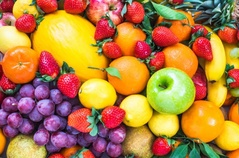
//> input picture SplitAndMergeColor/Images/mixed-fruits.jpg, 239 x 158 px, shrunk from 700 x 462 before the run
$ ./splitmerge_color Images/mixed-fruits.jpg 3 3   (built with g++ and OpenCV 4)
//> lines starting //> are read from the running program, lines starting //| are printed output that depends on the picture
#include <opencv2/opencv.hpp>
#include <iostream>
#include <math.h>
#include <cstdlib>

//Split and Merge:
//The split and merge algorithm, like the region growing, is an algorithm that aim to the segmentation of the image.
//Differently from the region growing algorithm, that follow a bottom-up approach, the split and merge algorithm is a
//top-down methodology.
//The algorithm itself is explanatory: At each pass, if the current analyzed region of the image does not respect a critery
//of omogenity P(Ri), the region is divided in four subregion, and each of those region are processed aswell, getting splitted
//if they do not respect the P(Ri) and so on, until the P(Ri) is respected or the minimum split size has been met.
//Each region splitted is pushed into a vector of regions splitted by this criteria.
//When all the splitting is done, we must analyze this vector of splitted region to merge all the similar region.
//How? we first calculate all the adjacence from a region to all his neighbor (N,S,E,W, excluding the diagonal neighbor)
//And then proceed to merge all the adjacent region with a similar P(Ri), after the adjacence calculation.
//We can calculate the P(Ri) with the variance of the entire region: given the average intensity of a given region,
//Calculate the variance by the formul pow(average-pixel(x,y),2) or with the deviation standard given by the
//euclidean distance of two pixel: norm(average_pixel - pixel(x,y)).
//Note: pixel(x,y) represent each pixel of the region that we would like to know the average.

using namespace std;
using namespace cv;

//Public image used at the creation of a new region or in the process of the building of an image to avoid passing
//heavy matrix objects through function.
Mat public_image;

//Class that simply represent the average pixel value utilizied into a specific region to take track of the total sum
//of the element of that region. We do not memorize the pixel number into this class because we already have it into the
//region attributes. We just accumulate the values into those attributes and dividing them for the number of the pixel
//to obtain the average value.
class Average3b {
	public:
	int B;
	int G;
	int R;

	Average3b() {;}
	Average3b(int B, int G, int R) {
		this->B = B;
		this->G = G;
		this->R = R;
	}

};


//Class that represent the attributes of a region, such as his area covered (start col/row -> end col/row),
//the number of pixel of that region and the average sum/pixel to identify the variance of the region itself.
//We also mantain a list of adjacence created by a set.
class Region {

	public:
	Rect area;
	int pixel_num;
	double variance;
	Average3b average;
	Vec3b average_pixel;

	//The adjacancy set contains all the adjacent region: we declare it as a set of pointer to region,
	//because when we'll merge the region by their average, we'll need to access to the exact structure
	//to make the change permanent.
	set<Region*> adjacency;

	Region() {;}

	Region(int start_row, int start_col, int end_row, int end_col) {
		//We intend the area as the two corner of the image: Top Left and Bottom right:
		//Note: Rect object is built by inverting rows and cols: x is the column, y is the row.
		//Same as the point structure.
		this->area = Rect(start_col, start_row, end_col, end_row);
		//Example: imagine that the area passed in input is: (sr,er) (sc,ec) -> (210, 219) (220,229).
		//There are 10 rows and 10 cols each. Since the last index is INCLUSE, we got that 219 - 210 is 9, and 229 - 220 is also 9.
		//We then must add 1 to make the sum inclusive aswell, and multiply the result: i.e (9+1) * (9+1) -> 100 element.
		this->pixel_num = ((area.height - area.y) + 1) * ((area.width - area.x) + 1);
		this->average = Average3b(0,0,0);
		compute_average();
		compute_variance();
	}

	//public function to check if a point is inside a specified rectangle.
	//The logic behind it is simple: to check if a point belong to a rectangle, we
	//check if the coordinate (x,y), intended as (column, row), are contained inside the rectangle bound.
	//If only ONE of the coordinate x or y are lesser than the coordinate x or y of the rectangle, or
	//major than the end_x, end_y that means that the point does not belong to that region. We return
	//false if it is not contained, true if it is.
	bool contains(Point p) {
		if(p.x < area.x || p.x > area.width || p.y < area.y || p.y > area.height) {
			return false;
		} else {
			return true;
		}
	}

	private:
	//Computing the average of the region through his 3-channel pixel
	void compute_average() {
		Vec3b current_pixel;
		for(int i=area.y; i<=area.height; i++) {
			for(int j=area.x; j<=area.width; j++) {
				current_pixel = public_image.at<Vec3b>(i,j);
				this->average.B += current_pixel[0];
				this->average.G += current_pixel[1];
				this->average.R += current_pixel[2];
			}
		}

		this->average_pixel[0] = round((this->average.B)/this->pixel_num);
		this->average_pixel[1] = round((this->average.G)/this->pixel_num);
		this->average_pixel[2] = round((this->average.R)/this->pixel_num);

	}

	//Computing the average of a region by the sum of the variance between the norm of the average pixel
	//and the current pixel at (x,y) analyzed.
	void compute_variance() {
		for(int i=area.y; i<=area.height; i++) {
			for(int j=area.x; j<=area.width; j++) {
				this->variance += norm(average_pixel, public_image.at<Vec3b>(i,j));
			}
		}

		this->variance /= pixel_num;

	}

};


void SplitAndMerge(Mat, Mat&);
void split(int, int, int, int);
void calculate_adjacence();
void merge();
void build_image_rect(Mat&);
void build_image_norect(Mat&);

//Defining a vector of regions and the threshold
int t, pixel_limit;
vector<Region> regions;

int main(int argc, char** argv) {

	if(argc!=4) {
		cerr << "Usage: ./<programname> <imagename.format> <threshold> <minimum pixels limit>" << endl;
		exit(EXIT_FAILURE);
	}

	Mat raw_image = imread(argv[1], IMREAD_COLOR);
//> raw_image is the input picture: 158 rows x 239 cols, CV_8UC3; mean B, G, R 65.3, 125.7, 180.8
	t = atoi(argv[2]);
//> t = 3
	pixel_limit = atoi(argv[3]);
//> pixel_limit = 3

	if(raw_image.empty()) {
		cerr << "Image format not valid." << endl;
		exit(EXIT_FAILURE);
	}

	//Resize the raw image: this because we want to operate with a squared image to let the segmentation by
	//splitting be optimal. We choose the max of (rows, cols) to mantain the ratio.
	int opt_size = max(raw_image.rows, raw_image.cols);

	//Resizing the image to the desired RowxHeight
	resize(raw_image, raw_image, Size(opt_size, opt_size));
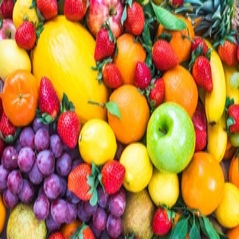
//> raw_image: 239 rows x 239 cols, CV_8UC3; mean B, G, R 65.2, 125.6, 180.7

	//create the dest image filled with 0
	Mat dest_image(raw_image.size(), raw_image.type(), Scalar(0));

	//Apply gaussian blur to the image
	GaussianBlur(raw_image, raw_image, Size(5,5), 3, 3);
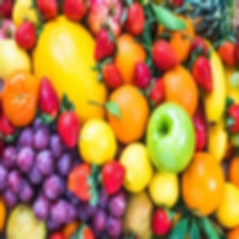
//> raw_image: 239 rows x 239 cols, CV_8UC3; mean B, G, R 65.2, 125.6, 180.7

	//Display the raw processed image
	imshow("Original", raw_image);

	//assign
	public_image = raw_image;

	//call function
	SplitAndMerge(raw_image, dest_image);
//> the loop in compute_average, `for(int i=area.y; i<=area.height; i++)` made 239 passes
//> current_pixel on passes 1 to 3: [117, 135, 152], [117, 134, 150], [117, 134, 148]
//> after the loop in compute_average, `for(int i=area.y; i<=area.height; i++)`: current_pixel = [54, 152, 254]
//> in compute_average, `this->average_pixel[0] = round((this->average.B)/this->pixel_num);`: this->average_pixel = [65, 0, 0]
//> in compute_average, `this->average_pixel[1] = round((this->average.G)/this->pixel_num);`: this->average_pixel = [65, 125, 0]
//> in compute_average, `this->average_pixel[2] = round((this->average.R)/this->pixel_num);`: this->average_pixel = [65, 125, 180]
//> after the loop in compute_variance, `for(int i=area.y; i<=area.height; i++)`: this->variance = 5983095.7
//> in compute_variance, `this->variance /= pixel_num;`: this->variance = 104.7
//> the loop in compute_average (call 2), `for(int i=area.y; i<=area.height; i++)` made 120 passes
//> current_pixel on passes 1 to 8: [74, 62, 146], [78, 64, 150], [88, 72, 160], [103, 84, 175], [116, 94, 188], [126, 103, 199], [133, 109, 207], [138, 113, 213]

	//show
	imwrite("out.png", dest_image);
	waitKey(0);
	return 0;

}

void SplitAndMerge(Mat raw_image, Mat& dest_image) {

	//Split dest is our intermediate image: it will show the segmentation producted by the splitting of the image itself.
	Mat dest_split = dest_image.clone();
	Mat dest_split_rect = dest_image.clone();
	Mat dest_image_rect = dest_image.clone();

	//Fetching the coordinate of the first region: initially, it's the whole image.
	//We're subtracting 1 because we're starting from 0.
	int rows = raw_image.rows - 1;
	int cols = raw_image.cols - 1;

	//Calling the split function: we're going to repartition our image in various regions if a certain
	//Omogenity criteria P(Ri) is not respected. We can easily calculate this criteria with the variance of a given region.
	//If the variance does not respect the threshold, we must repartite our image in 4 sub images.
	split(0, rows, 0, cols);

	//Build the splitted image and display it
	build_image_norect(dest_split);
	build_image_rect(dest_split_rect);
	imshow("Splitted Image No Rect", dest_split);
	imshow("Splitted Image Rect", dest_split_rect);
	waitKey(0);

	//calulcate the adjacence
	calculate_adjacence();

	//merge
	merge();

	//build again to display in the main
	build_image_rect(dest_image_rect);
	build_image_norect(dest_image);

	//showing the images
	imshow("Split&Merge No Rect", dest_image);
	imshow("Split&Merge Rect", dest_image_rect);

}

void split(int start_row, int end_row, int start_col, int end_col) {

	//Initially, in the split function, we want to know if a certain property is verified:
	//If the P(Ri) is true.
	//To know that, we need to know the variance of a certain region, and if the variance is lesser thant the threshold
	//passed in input by the user, the P(Ri) results true.
	//To know the variance of a region, we must do, for every pixel the |average-pixel(x,y)| of the region, where x = 0..M and
	//Y = 0..N.
	//Since we've incapsulated the computing of the variance of a certain region, given it's coordinate into the class region itself,
	//all we must do is initialize a region with his start row/col and end row/col.
	//Then we proceed to compare the variance to the threshold.
	//If the variance is lesser than the threshold, this means that the region Ri satisfied the P(Ri), so we need to push that region into
	//the vector of the regions already computed, that will be useful later for the adjacency and merge check.
	//initialize the region with his starting and ending area
	Region region(start_row, start_col, end_row, end_col);

	//Check the area size: we obtain the total size of the currently analyzed area by the difference of start-end, for both row and cols,
	//but, for each value, increasing by one the result: that's because we're starting from zero to (M/N) -1.
	//I.e: current area is: start_row = 10, end row = 15 and start col = 10, end col = 15. 15-10 = 5 for both rows and col.
	//But we know that from 10 to 15, we got a 6x6 matrix. that's the reason we should add 1 to the result.
	//Creating the region we store this information in pixel_num already.

	//First check: is the region big enough to be splitted again?
	//We try to "split" the actual pixel number of the region by 4: the quadrant of the resulting splitting.
	//If the pixel number is still higher than the pixel limit, that means we can split. Otherwise, splitting
	//could break this bound.
	if(region.pixel_num/4 <= pixel_limit) {
		//we can't do anything with that region: just push the region into the vector of processed region.
		regions.push_back(region);
		return;
	}

	//If here, that means that we can split the region in subregions. Before doing that, let's check if the variance of that
	//regions is smaller than the threshold. if yes, we should put the region into the processed region vector because we don't
	//need to split that anymore.
	if(region.variance < t) {

		regions.push_back(region);
		return;
	}

	//If here, the region was bigger than the pixel limit threshold but the variance was higher than the threshold.
	//we must split this region in another 4 subregion.
	//We can do that by considering the image as quadrants organized in this way:
	// |Q1|Q2|
	// |Q3|Q4|
	//Let's explain how we can divide the region in that way:
	//Note: r means that the value should be rounded.
	//Q1: R: start row to r((start row + end row)/2) - C: start col to r((start col + end col)/2)
	//Q2: R: start row to r((start row + end row)/2) - C: r((start col + end col)/2)+1 to end col
	//Q3: R: r((start row + end row)/2)+1 to end row - C: start col to r((start col + end col)/2)
	//Q4: R: r((start row + end row)/2)+1 to end row - C: r((start col + end col)/2)+1 to end col
	split(start_row, ((start_row + end_row)/2), start_col, ((start_col + end_col)/2));
//> after the loop in build_image_norect, `for(int i=0; i<regions.size(); i++)`:
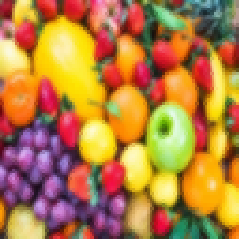
//> output: 239 rows x 239 cols, CV_8UC3; mean B, G, R 64.8, 125.2, 180.3
//> after the loop in build_image_rect, `for(int i=0; i<regions.size(); i++)`:
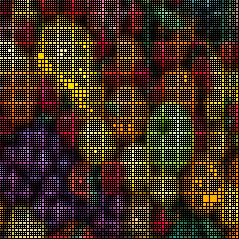
//> output: 239 rows x 239 cols, CV_8UC3; mean B, G, R 22.2, 44.1, 63.2
	split(start_row, ((start_row + end_row)/2), ((start_col + end_col)/2)+1, end_col);
	split(((start_row + end_row)/2)+1, end_row, start_col, ((start_col + end_col)/2));
	split(((start_row + end_row)/2)+1, end_row, ((start_col + end_col)/2)+1, end_col);

}


void calculate_adjacence() {

	//The computing of the adjacence for each region is the tricky part of the Split and merge algorithm.
	//After the split phase, we got into our regions vector all the splitted region of the image, of various size.
	//A good approach to find all the adjacence without mantaining a list of adjacence for every region, is to declare
	//a set STL container into each region object: with the property of the set, which is an associative container in
	//which each element is unique (cause the key of each element is the element itself) we can mantain a list of adjacence
	//for each point easily.
	//How?
	//We can start by sorting the regions vector from the smallest to the largest, or from largest to smallest or
	//simply LEAVING IT as it is. DEPEND on the image. Then, for each region, we need to find
	//his adjacent neighbor, identified in the Nord, Sud, East and West one (The diagonal are not adjacent).
	//With that said, how can we achieve that? Sorted the vector to the smallest to the largest, we extract the first region
	//from the vector and calculate the midpoint of each of his side orientation: Nord, sud, east, west, in form of a Point(x,y).
	//We then add -1 or +1 to the rows or cols, based on which side we're facing, to retrieve a point of another region.
	//NOTE: -1 should result, sometimes, still in the midpoint. For better results, add -2 or 2.
	//Before checking if a point belong to a certain region, we must check another thing: the current analyzed region, should be
	//smaller or equal to the region being extracted from the list. Thats because if a region is smaller the the current one, that
	//means that the region extracted from the list is splitted into various region aswell, so on a certain side we could have N neighbor
	//instead of just one. We left the calculation of the adjacency of the smaller region to the smaller region itself, because we can't
	//decide how many regions are on a single side. We must compare with JUST ONE, that is equal or bigger than the current region.
	//Then If the resultant point BELONG to one of the neighbor region (N,S,E,W), then the region is adjacent to the current region analyzed.
	//We then proceed to push both the region extracted from the list into the current analyzed region adjacency list, and also we're going to
	//push the current analyzed region into the adjacency list of the extracted region to respect the adjacency criteria

	//Optional: sort
	//sort(regions.begin(), regions.end(), [](const Region& r1, const Region& r2) { return r1.pixel_num < r2.pixel_num; });

	//for the size of the regions list
	for(int i=0; i<regions.size(); i++) {

		//current region
		Region& analyzed = regions.at(i);

		//calculating the center of the region: since we're operating on squared images, we can extract the midpoint in this way:
		//calculate the center of the square by subtracting, for each row/col: (endIndex - startIndex)/2, and the distance from the center
		//to one of his border: given the simmetry of the square, we can use this distance to move and shift alongside the border.
		//Note: remember that Point, Rect, Circle and all the drawning object represent on the x coordinate the columns and on the y the
		int cen_row = round((analyzed.area.y + analyzed.area.height)/2);
		int cen_col = round((analyzed.area.x + analyzed.area.width)/2);
		Point c(cen_col, cen_row);

		///Calculate the distance from a side (doesn't matter who: is symmetric) to the center. We choose the rows to do this.
		//We then do: (center.x/y - start_row / start_cols)
		//For example, if the region is a square from row/col 90 to row/col 180, the center is located in (135,135).
		//We calculate the distance for the row as: (Center.y - region.area.y).
		//Where area is the Rect object of the region that holds the coordinate inverted as explained before.
		//Then the calculus is: (135 - 90) -> 45. The distance from the center to any of his side is 45.
		int distance = (c.y - analyzed.area.y);

		//Building the midpoint:
		//Nord: the midpoint on the nord side relay on the same column of the center, but on the start row of the region.
		//We subtract -2 from the row to shift from the current region to the nord one.
		//So we use the same columns as the center,  and the center row (135) minus the distance (45) -> 90: the start row.
		//if exists. We still consider x as columns and y as row.
		Point N(c.x, (c.y - distance)-2);

		//East: the midpoint on the east side relay on the same row of the center, but on the start column of the region.
		//We subtract -2 to shift the column from the current region to the east one.
		//So we use the same row of the center and the center column (135) minus the distance (45) -> 90: the start col
		Point E((c.x + distance)-2, c.y);

		//Sud: the midpoint on the south side relay on the same column of the center, but on the end row of the region.
		//We add +2 to the row to shift from the current region to the south one.
		//So we use the same column as the center, and the center row(135) plus the distance(45) -> 180.
		Point S(c.x, (c.y + distance)+2);

		//West: the midpoint on the west side relay on the same row of the center, but on the end col of the region.
		//We add +2 to the col to shift from the current region to the west one.
		//So we use the same row as the center, and the center column(135) plus the distance(45) -> 180.
		Point W((c.x - distance)-2, c.y);

		//analyze all the possible adjacent regions
		for(int j=0; j<regions.size(); j++) {

			//skip the iteration if i==j
			if(i==j) continue;

			//extract a region
			Region& extracted = regions.at(j);

			//if the pixel are of the current region is <= than the neighbor (smaller area)
			if(analyzed.pixel_num <= extracted.pixel_num) {
				//if the extracted area contains one of those point
				if(extracted.contains(N) || extracted.contains(S) || extracted.contains(E) || extracted.contains(W)) {
					//The extracted region contains one of the N,S,E,W point: it's adjacent to the analyzed region.
					//Push back the region for both the analyzed and extracted region
					regions.at(i).adjacency.insert(&extracted);
					regions.at(j).adjacency.insert(&analyzed);
				}
			}
		}
	}


}


void merge() {

	//Calculated the adjacence, merging is an easy process:
	//We must check, for each adjacent region to a current analyzed one, if the difference of their
	//average is lesser than a certain value.
	//If so, we proceed to assign the analyzed neighbour the average of the current analyzed region.

	//for the size of the regions
	for(int i=0; i<regions.size(); i++) {
		//current region is
		Region& region = regions.at(i);
		//analyze his neighbor
		for(auto& n: region.adjacency) {
			//if the distance is lesser than a threshold
			if(norm(n->average_pixel, region.average_pixel) < t) {
				//merge the regions assigning the average to the neigh
				n->average_pixel = region.average_pixel;
			}
		}
	}

}


void build_image_rect(Mat& output) {

	//For each region in the regions vector
	for(int i=0; i<regions.size(); i++) {
		//Starting at the beginning row of the region (y because rect store x and y inverted into his structure, and height
    	//that represent the end row of the region)
		for(int x=regions.at(i).area.y; x<regions.at(i).area.height; x++) {
			//Starting at the beginning col of the region (x because rect store x and y inverted into his structure, and width
        	//that represent the end col of the region)
			for(int y=regions.at(i).area.x; y<regions.at(i).area.width; y++) {
				//Assign to the output image the average of that region.
				output.at<Vec3b>(x,y) = regions.at(i).average_pixel;
			}
		}
	}

}

void build_image_norect(Mat& output) {

	//For each region in the regions vector
	for(int i=0; i<regions.size(); i++) {
		//Starting at the beginning row of the region (y because rect store x and y inverted into his structure, and height
    	//that represent the end row of the region)
		for(int x=regions.at(i).area.y; x<=regions.at(i).area.height; x++) {
			//Starting at the beginning col of the region (x because rect store x and y inverted into his structure, and width
        	//that represent the end col of the region)
			for(int y=regions.at(i).area.x; y<=regions.at(i).area.width; y++) {
				//Assign to the output image the average of that region.
				output.at<Vec3b>(x,y) = regions.at(i).average_pixel;
			}
		}
	}

}
